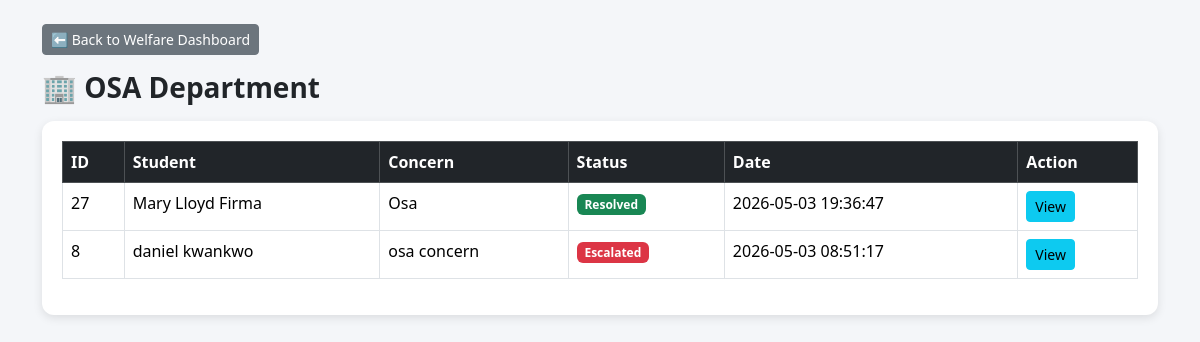
The page /admin/dept_welfare.php?dept=OSA (signed in) on the database its author committed.
### tables this page shows
CREATE TABLE `concerns` (
  `id` int(11) NOT NULL,
  `student_name` varchar(100) DEFAULT NULL,
  `email` varchar(100) DEFAULT NULL,
  `category` varchar(50) DEFAULT NULL,
  `description` text DEFAULT NULL,
  `attachment` varchar(255) DEFAULT NULL,
  `is_anonymous` tinyint(1) DEFAULT NULL,
  `status` varchar(50) DEFAULT 'Submitted',
  `department` varchar(100) DEFAULT NULL,
  `assigned_to` varchar(100) DEFAULT NULL,
  `created_at` timestamp NOT NULL DEFAULT current_timestamp(),
  `updated_at` timestamp NULL DEFAULT NULL,
  `assigned_by` varchar(100) DEFAULT NULL
);

### admin/dept_welfare.php (the view, shortened to what this page needs)
<?php
include("../config/db.php");
$dept = $_GET['dept'] ?? '';
$stmt = $conn->prepare("
    SELECT * FROM concerns
    WHERE category='Welfare' AND assigned_to=?
    ORDER BY created_at DESC
");
$stmt->bind_param("s", $dept);
$stmt->execute();
$res = $stmt->get_result();
?>
<!DOCTYPE html>
<html>
<head>
    <link href="https://cdn.jsdelivr.net/npm/bootstrap@5.3.3/dist/css/bootstrap.min.css" rel="stylesheet">
</head>
<body>
<div class="container mt-4">
    <a href="welfare_dashboard.php" class="btn btn-secondary btn-sm mb-3">
        ⬅ Back to Welfare Dashboard
    </a>
    <h3 class="dept-title">🏢 <?= htmlspecialchars($dept) ?> Department</h3>
    <div class="card-box mt-3">
        <table class="table table-bordered table-hover">
            <thead class="table-dark">
                <tr>
                    <th>ID</th>
                    <th>Student</th>
                    <th>Concern</th>
                    <th>Status</th>
                    <th>Date</th>
                    <th>Action</th>
                </tr>
            </thead>
            <tbody>
            <?php if($res->num_rows > 0): ?>
                <?php while($row = $res->fetch_assoc()): ?>
                <tr>
                    <td><?= $row['id'] ?></td>
                    <td><?= htmlspecialchars($row['student_name']) ?></td>
                    <td><?= htmlspecialchars($row['description']) ?></td>
                    <td>
                        <?php if($row['status']=='Submitted'): ?>
                            <span class="badge bg-primary">New</span>
                        <?php elseif($row['status']=='Read'): ?>
                            <span class="badge bg-warning">Pending</span>
                        <?php elseif($row['status']=='Resolved'): ?>
                            <span class="badge bg-success">Resolved</span>
                        <?php else: ?>
                            <span class="badge bg-danger">Escalated</span>
                        <?php endif; ?>
                    </td>
                    <td><?= $row['created_at'] ?></td>
                    <td>
                        <a href="view_concern.php?id=<?= $row['id'] ?>" class="btn btn-info btn-sm">
                            View
                        </a>
                    </td>
                </tr>
                <?php endwhile; ?>
            <?php endif; ?>
            </tbody>
        </table>
    </div>
</div>
</body>
</html>

### admin/dept_welfare.php (style rules this page uses)
body { background:#f4f6f9; }
.card-box { background:white; padding:20px; border-radius:12px; box-shadow:0 3px 10px rgba(0,0,0,0.1); }
.dept-title { font-weight:bold; }

### rows shown on the page
concerns: id "27", student_name "Mary Lloyd Firma", description "Osa", status "Resolved", created_at "2026-05-03 19:36:47"
concerns: id "8", student_name "daniel kwankwo", description "osa concern", status "Escalated", created_at "2026-05-03 08:51:17"

### other values the page prints
$dept "OSA"
